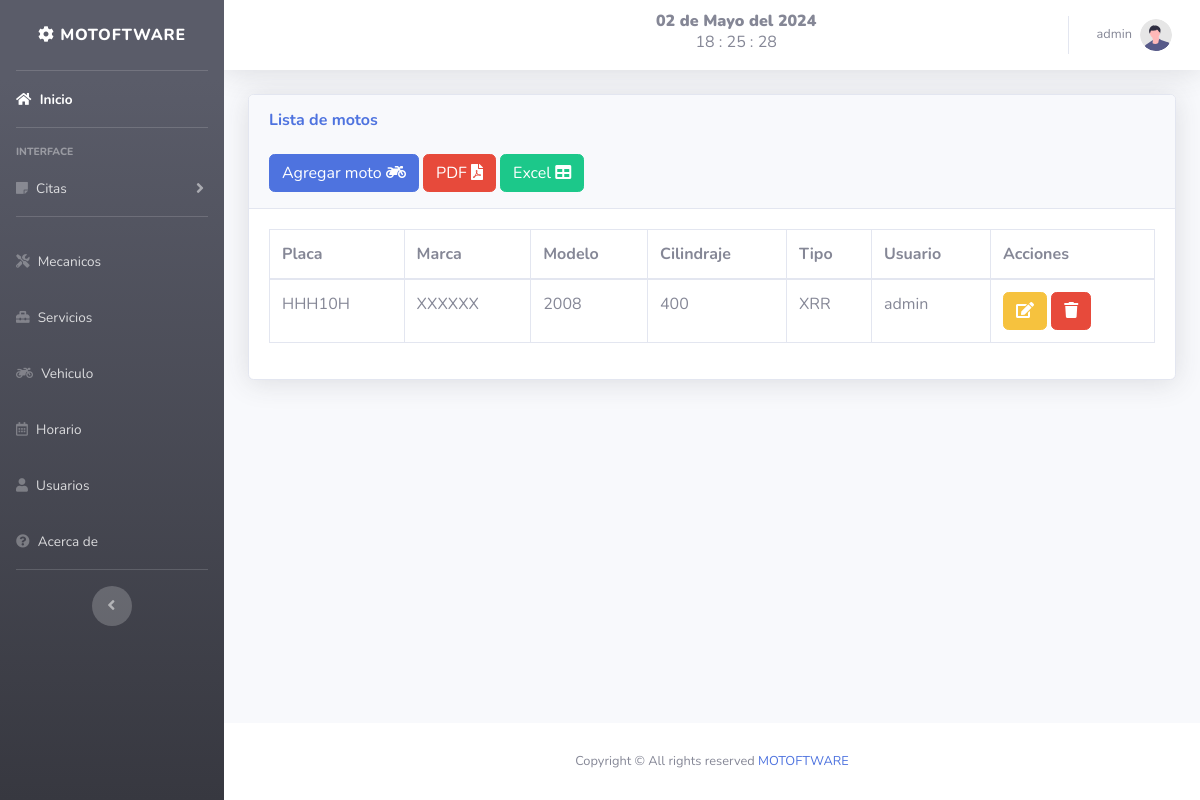
/views/moto.php (signed in), run on an earlier commit of the app's database.
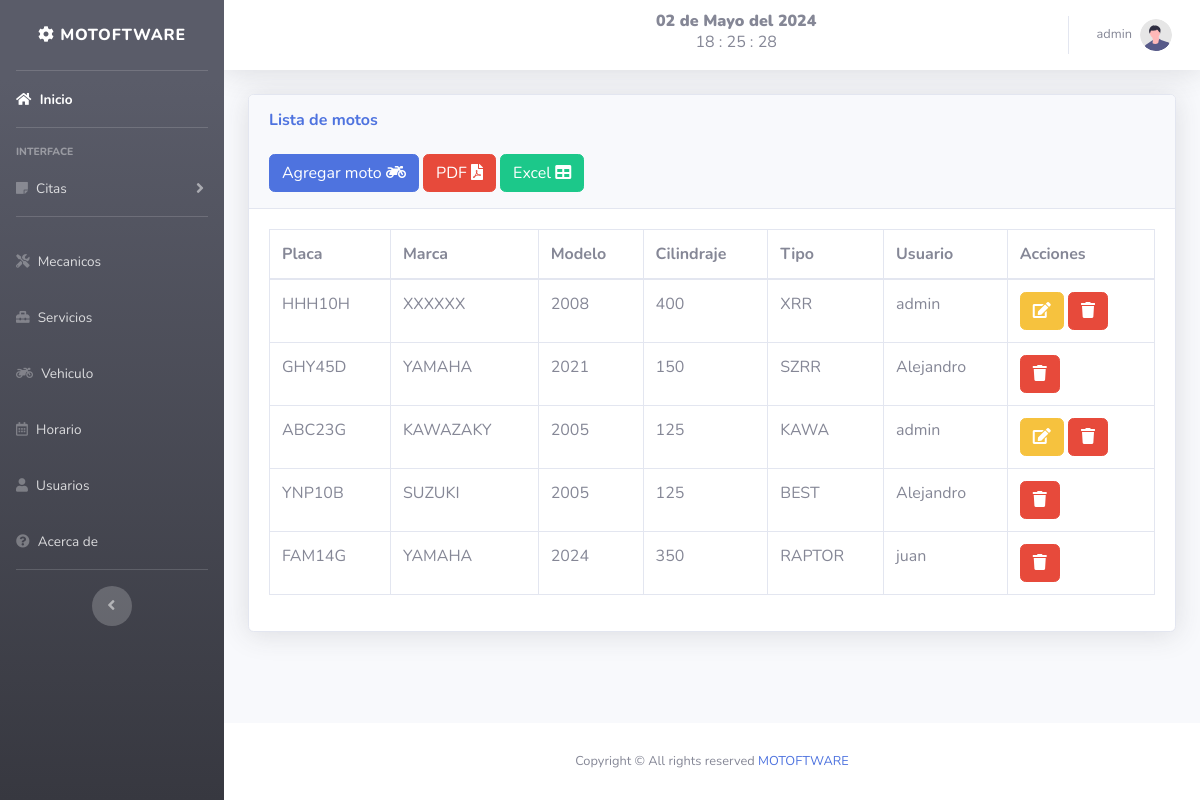
And on a later commit of the database.
### tables this page shows
CREATE TABLE `moto` (
  `id` int(11) NOT NULL,
  `placa` varchar(45) DEFAULT NULL,
  `marca` varchar(45) NOT NULL,
  `modelo` year(4) NOT NULL,
  `cilindraje` int(11) NOT NULL,
  `tipo` varchar(45) NOT NULL,
  `id_user` int(11) NOT NULL
);

CREATE TABLE `user` (
  `id` int(11) NOT NULL,
  `nombre` varchar(50) NOT NULL,
  `correo` varchar(50) NOT NULL,
  `telefono` bigint(15) NOT NULL,
  `password` varchar(50) NOT NULL,
  `foto` text NOT NULL,
  `fecha` timestamp NOT NULL DEFAULT current_timestamp(),
  `rol` int(11) NOT NULL
);

### views/moto.php (the view, shortened to what this page needs)
<?php
$id_us = $_SESSION['id'];
?>
<!DOCTYPE html>
<html lang="en">
    <head>
    </head>
    <?php include "../includes/header.php"; ?>
    <body id="page-top">
        <div class="container-fluid">
            <?php
                if( $actualsesion == 1){
            ?>
            <div class="card shadow mb-4">
                <div class="card-header py-3">
                    <h6 class="m-0 font-weight-bold text-primary">Lista de motos</h6>
                    <br>
                    <button type="button" class="btn btn-primary" data-toggle="modal" data-target="#moto">
                        <span class="glyphicon glyphicon-plus"></span> Agregar moto <i class="fas fa-motorcycle" aria-hidden="true"></i> </a></button>
                        <button type="button" class="btn btn-danger">
                        <a href="./reportes/pdf_moto.php"> PDF <i class="fas fa-file-pdf"></i> </a></button>
                        <button type="button" class="btn btn-success">
                        <a href="./reportes/ex_moto.php"> Excel <i class="fas fa-table"></i> </a></button>
                </div>
                <div class="card-body">
                    <div class="table-responsive">
                        <table class="table table-bordered" id="dataTable" width="100%" cellspacing="0">
                            <thead>
                                <tr>
                                    <th>Placa</th>
                                    <th>Marca</th>
                                    <th>Modelo</th>
                                    <th>Cilindraje</th>
                                    <th>Tipo</th>
                                    <th>Usuario</th>
                                    <th>Acciones</th>
                                </tr>
                            </thead>
                            <?php
                            include "../includes/db.php";
                            $result = mysqli_query($conexion, "SELECT m.id, m.placa, m.marca, m.modelo, m.cilindraje, m.tipo, u.id AS idu,
                            u.nombre FROM moto m INNER JOIN user u ON m.id_user = u.id");
                            while ($filas = mysqli_fetch_assoc($result)) :
                            ?>
                                <tr>
                                    <td><?php echo $filas['placa']; ?></td>
                                    <td><?php echo $filas['marca']; ?></td>
                                    <td><?php echo $filas['modelo']; ?></td>
                                    <td><?php echo $filas['cilindraje']; ?></td>
                                    <td><?php echo $filas['tipo']; ?></td>
                                    <td><?php echo $filas['nombre']; ?></td>
                                    <td>
                                    <?php
                                        if( $id_us == $filas['idu']){
                                    ?>
                                        <a class="btn btn-warning" href="../includes/editar_moto.php?id=<?php echo $filas['id']; ?> ">
                                            <i class="fa fa-edit "></i> </a>
                                    <?php
                                        }
                                    ?>
                                        <a href="../includes/eliminar_moto.php?id=<?php echo $filas['id']; ?> " class="btn btn-danger btn-del">
                                            <i class="fa fa-trash "></i></a></button>
                                    </td>
                                </tr>
                            <?php endwhile; ?>
                        </table>
                    </div>
                </div>
            </div>
            <?php
                };
            ?>
        </div>
        <?php include "../includes/footer.php"; ?>
    </body>
</html>

What changed in the data, as far as the page shows it:
added moto: placa "GHY45D", marca "YAMAHA", modelo "2021", cilindraje "150", tipo "SZRR", id_user.nombre "Alejandro"
added moto: placa "ABC23G", marca "KAWAZAKY", modelo "2005", cilindraje "125", tipo "KAWA", id_user.nombre "admin"
added moto: placa "YNP10B", marca "SUZUKI", modelo "2005", cilindraje "125", tipo "BEST", id_user.nombre "Alejandro"
added moto: placa "FAM14G", marca "YAMAHA", modelo "2024", cilindraje "350", tipo "RAPTOR", id_user.nombre "juan"
